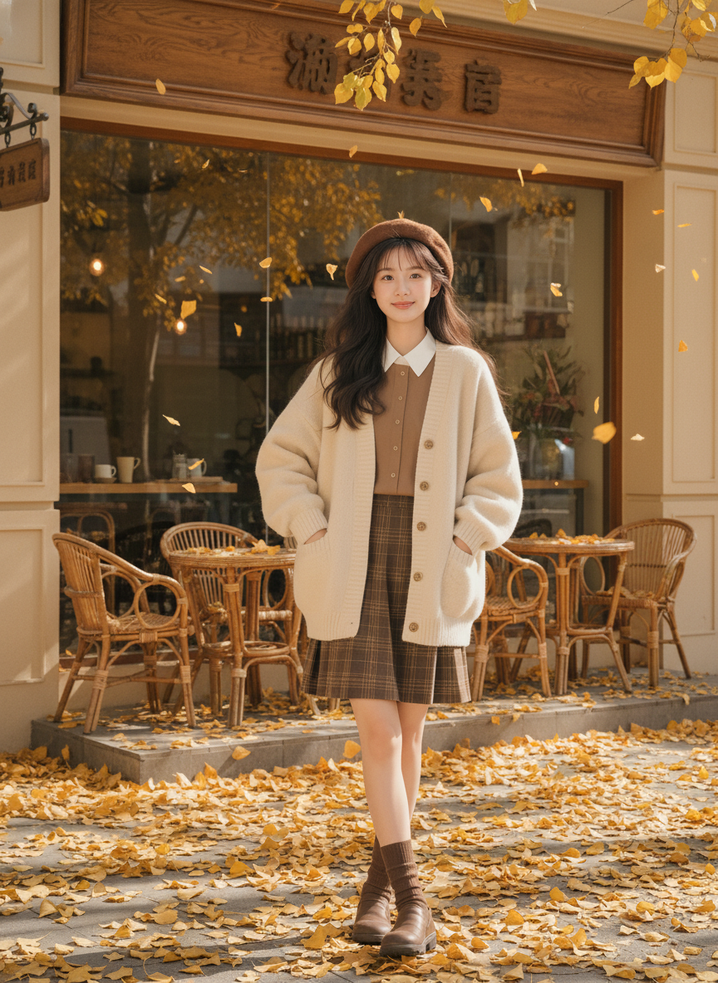
#> input picture python-learning/pil-demo/image.png, 718 x 983 px, shrunk from 864 x 1184 before the run
$ python pillow_test01.py
#> lines starting #> are read from the running program, lines starting #| are printed output that depends on the picture
"""
PIL Python Imaging Library  曾是 Python 图像处理的领军工具，但由于其维护停滞不前于是 Pillow 诞生了。
Pillow 是一个 Python 图像处理库，提供了广泛的图像操作功能，如打开、编辑、保存、转换和处理图像。它是 Python Imaging Library（PIL）的一个分支，并提供对常见图像格式的支持，如 JPEG、PNG、GIF 等。
Pillow 可用于图像裁剪、缩放、旋转、颜色调整、滤镜应用等任务。
使用方法：
  1. 安装 Pillow：可以使用 pip 安装 Pillow 库，命令为 `pip install pillow`。
  2. 导入 Pillow 模块：在 Python 脚本中导入 Pillow 模块，通常使用 `from PIL import Image`。
  3. 打开图像：使用 `Image.open()` 方法打开图像文件，将图像加载到内存中。
  4. 图像操作：使用 Pillow 提供的方法对图像进行操作，如裁剪、缩放、旋转、颜色调整等。
  5. 保存图像：使用 `Image.save()` 方法将处理后的图像保存到文件中。
"""

import os
from PIL import Image


current_dir = os.path.dirname(os.path.abspath(__file__))
filename = os.path.join(current_dir, 'image.png')
image = Image.open(filename)
#> image is the input picture: PIL image 718x983 RGBA; mean R, G, B, A 142.5, 108.2, 72.4, 255

# 显示图像
image.show()

# 图像信息
print(f"format: {image.format}")  # 图像格式
#| format: PNG
print(f"size: {image.size}")      # 图像尺寸（宽度, 高度）
#| size: (718, 983)
print(f"mode: {image.mode}")      # 图像模式（如 RGB、L 等）
#| mode: RGBA

# 图像操作
# 例如，将图像转换为灰度图像
gray_image = image.convert('L')
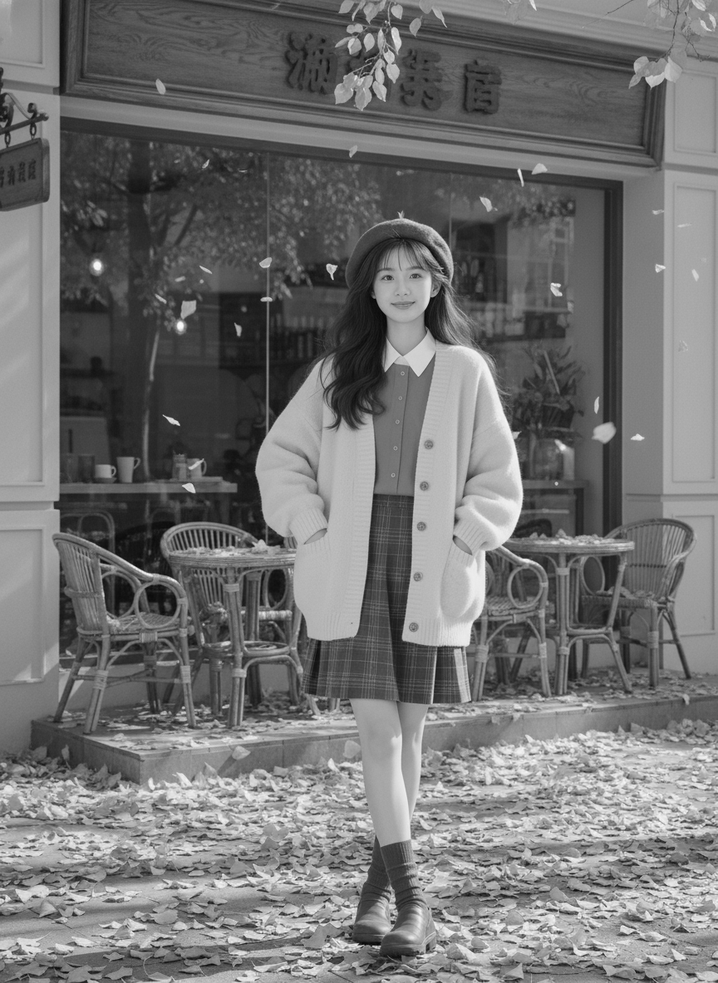
#> gray_image: PIL image 718x983 L; min 5, max 252, mean 114.4
gray_image.show()

# 保存图像
gray_image.save(os.path.join(current_dir, "gray_image.jpg"))
